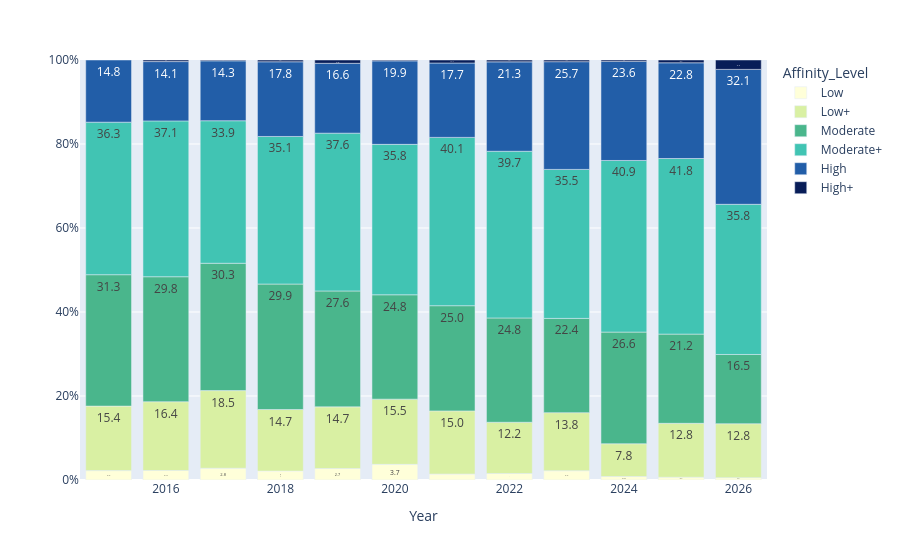

The code cell stored with this chart in its notebook:
### Code cell
paper_best_level = (
    assignments_df
    .sort_values(["Year", "Abstract_Index", "Highest_Question_Affinity"], ascending=[True, True, False])
    .drop_duplicates(["Year", "Abstract_Index"], keep="first")
    [["Year", "Era", "Abstract_Index", "Affinity_Level", "PRP_Name", "Highest_Question_Affinity"]]
    .rename(columns={"PRP_Name": "Top_PRP_Name"})
    .reset_index(drop=True)
)

relevance_mix = (
    paper_best_level.groupby(["Year", "Affinity_Level"], observed=True).size()
    .rename("Papers").reset_index()
)
relevance_mix["Share"] = (
    100 * relevance_mix["Papers"] / relevance_mix.groupby("Year")["Papers"].transform("sum")
)

mix_fig = px.bar(
    relevance_mix,
    x="Year",
    y="Share",
    color="Affinity_Level",
    color_discrete_map=LEVEL_COLORS,
)
for trace in mix_fig.data:
    trace.text = relevance_mix.loc[
        relevance_mix["Affinity_Level"] == trace.name, "Share"
    ].map(lambda value: f"{value:.1f}")
    trace.texttemplate = "%{text}"
    trace.textposition = "inside"
mix_fig.update_yaxes(title=None, ticksuffix="%", range=[0, 100], dtick=20)
mix_fig.show()

### Figure 1 — Plotly figure (JSON) as saved in the notebook; plotly's stock layout.template omitted (floating-point values rounded to 4 significant figures)
{"data": [{"hovertemplate": "Affinity_Level=Low<br>Year=%{x}<br>Share=%{y}<extra></extra>", "legendgroup": "Low", "marker": {"color": "#ffffd9", "pattern": {"shape": ""}}, "name": "Low", "orientation": "v", "showlegend": true, "text": ["2.2", "2.3", "2.8", "2.1", "2.7", "3.7", "1.4", "1.6", "2.2", "0.8", "0.7", "0.6"], "textposition": "inside", "texttemplate": "%{text}", "type": "bar", "x": [2015, 2016, 2017, 2018, 2019, 2020, 2021, 2022, 2023, 2024, 2025, 2026], "xaxis": "x", "y": [2.235, 2.26, 2.811, 2.134, 2.74, 3.727, 1.431, 1.552, 2.204, 0.8306, 0.6637, 0.5587], "yaxis": "y"}, {"hovertemplate": "Affinity_Level=Low+<br>Year=%{x}<br>Share=%{y}<extra></extra>", "legendgroup": "Low+", "marker": {"color": "#d9f0a3", "pattern": {"shape": ""}}, "name": "Low+", "orientation": "v", "showlegend": true, "text": ["15.4", "16.4", "18.5", "14.7", "14.7", "15.5", "15.0", "12.2", "13.8", "7.8", "12.8", "12.8"], "textposition": "inside", "texttemplate": "%{text}", "type": "bar", "x": [2015, 2016, 2017, 2018, 2019, 2020, 2021, 2022, 2023, 2024, 2025, 2026], "xaxis": "x", "y": [15.36, 16.38, 18.47, 14.65, 14.68, 15.53, 15.03, 12.2, 13.83, 7.807, 12.83, 12.85], "yaxis": "y"}, {"hovertemplate": "Affinity_Level=Moderate<br>Year=%{x}<br>Share=%{y}<extra></extra>", "legendgroup": "Moderate", "marker": {"color": "#4ab68c", "pattern": {"shape": ""}}, "name": "Moderate", "orientation": "v", "showlegend": true, "text": ["31.3", "29.8", "30.3", "29.9", "27.6", "24.8", "25.0", "24.8", "22.4", "26.6", "21.2", "16.5"], "textposition": "inside", "texttemplate": "%{text}", "type": "bar", "x": [2015, 2016, 2017, 2018, 2019, 2020, 2021, 2022, 2023, 2024, 2025, 2026], "xaxis": "x", "y": [31.28, 29.76, 30.32, 29.87, 27.59, 24.84, 25.04, 24.83, 22.44, 26.58, 21.24, 16.48], "yaxis": "y"}, {"hovertemplate": "Affinity_Level=Moderate+<br>Year=%{x}<br>Share=%{y}<extra></extra>", "legendgroup": "Moderate+", "marker": {"color": "#41c4b3", "pattern": {"shape": ""}}, "name": "Moderate+", "orientation": "v", "showlegend": true, "text": ["36.3", "37.1", "33.9", "35.1", "37.6", "35.8", "40.1", "39.7", "35.5", "40.9", "41.8", "35.8"], "textposition": "inside", "texttemplate": "%{text}", "type": "bar", "x": [2015, 2016, 2017, 2018, 2019, 2020, 2021, 2022, 2023, 2024, 2025, 2026], "xaxis": "x", "y": [36.31, 37.1, 33.94, 35.14, 37.57, 35.82, 40.07, 39.69, 35.47, 40.86, 41.81, 35.75], "yaxis": "y"}, {"hovertemplate": "Affinity_Level=High<br>Year=%{x}<br>Share=%{y}<extra></extra>", "legendgroup": "High", "marker": {"color": "#225ea8", "pattern": {"shape": ""}}, "name": "High", "orientation": "v", "showlegend": true, "text": ["14.8", "14.1", "14.3", "17.8", "16.6", "19.9", "17.7", "21.3", "25.7", "23.6", "22.8", "32.1"], "textposition": "inside", "texttemplate": "%{text}", "type": "bar", "x": [2015, 2016, 2017, 2018, 2019, 2020, 2021, 2022, 2023, 2024, 2025, 2026], "xaxis": "x", "y": [14.8, 14.12, 14.26, 17.78, 16.63, 19.88, 17.71, 21.29, 25.65, 23.59, 22.79, 32.12], "yaxis": "y"}, {"hovertemplate": "Affinity_Level=High+<br>Year=%{x}<br>Share=%{y}<extra></extra>", "legendgroup": "High+", "marker": {"color": "#081d58", "pattern": {"shape": ""}}, "name": "High+", "orientation": "v", "showlegend": true, "text": ["0.4", "0.2", "0.4", "0.8", "0.2", "0.7", "0.4", "0.4", "0.3", "0.7", "2.2"], "textposition": "inside", "texttemplate": "%{text}", "type": "bar", "x": [2016, 2017, 2018, 2019, 2020, 2021, 2022, 2023, 2024, 2025, 2026], "xaxis": "x", "y": [0.3766, 0.2008, 0.4267, 0.7828, 0.207, 0.7156, 0.4435, 0.4008, 0.3322, 0.6637, 2.235], "yaxis": "y"}], "layout": {"barmode": "relative", "legend": {"title": {"text": "Affinity_Level"}, "tracegroupgap": 0}, "margin": {"t": 60}, "xaxis": {"anchor": "y", "domain": [0, 1], "title": {"text": "Year"}}, "yaxis": {"anchor": "x", "domain": [0, 1], "dtick": 20, "range": [0, 100], "ticksuffix": "%", "title": {}}}}
